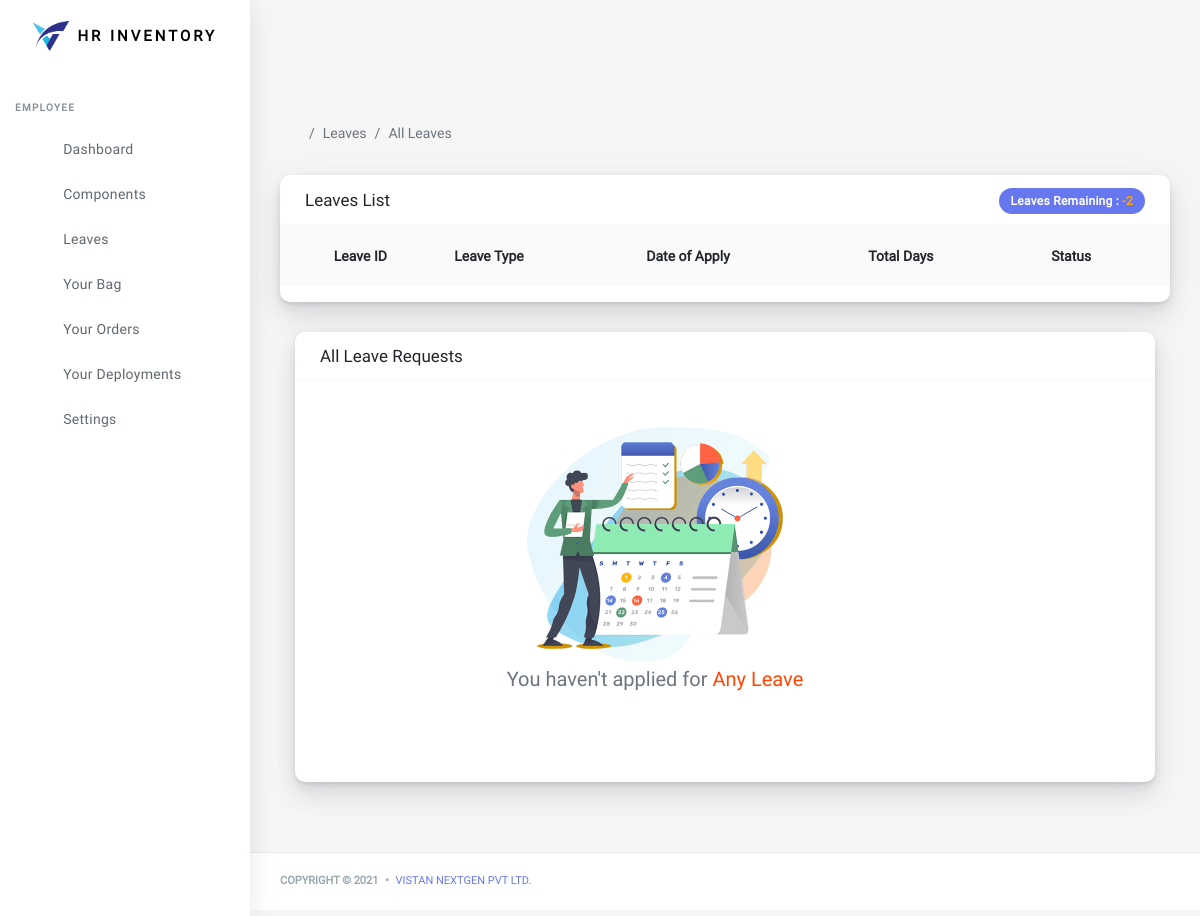
Page /leave/user-leaves-list/Sarah (signed in) on the earlier database version.
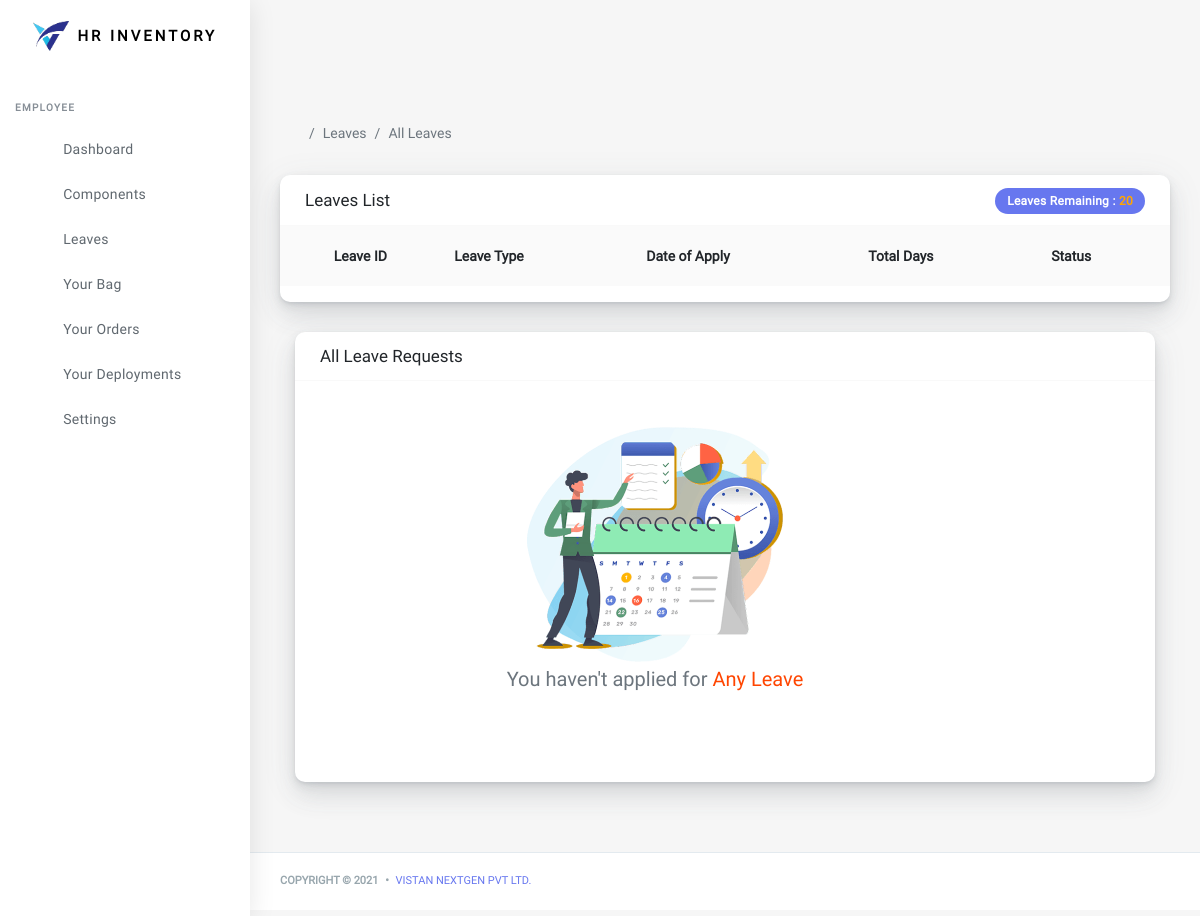
Same page on the later database version.
### accounts/models.py (models this page shows, shortened)
class CustomUser(AbstractUser):
    employee_id = models.CharField(max_length = 10, null=True, blank=True)
    department = models.ForeignKey(Department, on_delete = models.CASCADE, null=True)
    mobile = models.CharField(max_length = 10, null=True, blank=True)
    gender = models.CharField(choices=gender_choices, max_length=10, default = 'male', null=True, blank=True)
    profile_pic = models.ImageField(upload_to = 'profil_images', null = True, blank = True, )
    date_of_joining = models.DateField(auto_now = True, null=True, blank=True)
    designation = models.CharField(max_length=25, null=True, blank=True)
    status = models.BooleanField(default = True)
    employee_leaves = models.IntegerField(blank=True, null=True, default = 20)
    class Meta:
        verbose_name = 'User'
        verbose_name = 'User'
        ordering = ('-id', )

### leave/views.py (the view)
# urls.py: path('user-leaves-list/<str:username>', views.leaves_list_user, name = 'user-leaves'),
@user_passes_test(is_employee)
def leaves_list_user(request, username):
    all_leaves = Leave.objects.filter(user = username)
    return render(request, 'leave/user_leaves_list.html', {'all_leaves': all_leaves})

### leave/views.py (called while the page is built)
def is_employee(user):
    return user.groups.filter(name='employee').exists()

### leave/templates/leave/user_leaves_list.html (shortened to what this page needs)
{% extends 'base.html' %}
{% load static %}
{% block content %}
      <div class="main-content">
        <section class="section">
          <ul class="breadcrumb breadcrumb-style ">
            <li class="breadcrumb-item">
              <a href="index-2.html">
                </a>
            </li>
            <li class="breadcrumb-item active">Leaves</li>
            <li class="breadcrumb-item active">All Leaves</li>
          </ul>
            {% include 'leave/user_leaves_table.html' %}
          {% if all_leaves %}
          {% else %}
          <div class="col-md-12 col-sm-12 col-12">
            <div class="card">
              <div class="card-header">
                <h4>All Leave Requests</h4>
              </div>
              <div class="card-body"><br>
                  <div class="row">
                  <div class="col-2"></div>
                    <div class="col-8 col-sm-12 col-md-6 text-center">
                        <img src="{% static "assets/img/leave1.png" %}"
                        ><br>
                        <h5 class="text-center">You haven't applied for<span style="color: orangered;"> Any Leave</span></h5>
                    </div>
                <div class="col-2"></div>
                  </div>
               <br><br><br>
              </div>
            </div>
          </div>
        </div>
          {% endif %}
    </div>
{% endblock %}

### leave/templates/leave/user_leaves_table.html (shortened to what this page needs)
<div class="card">
<div class="row">
              <div class="col-12">
                  <div class="card-header">
                    <h4>Leaves List</h4>
                    <div class="card-header-form">
                      <form>
                        <div class="input-group">
                          <div class="input-group-btn">
                            <div class="badge badge-primary">Leaves Remaining : <span style="color: orange;">{{request.user.employee_leaves}}</span></div>
                          </div>
                        </div>
                      </form>
                    </div>
                  </div>
                  <div class="table-responsive">
                  <div class="card-body p-0">
                      <table class="table table-striped" id = "myTable">
                        <tr>
                          <th class="text-center">Leave ID&nbsp;</th>
                          <th>Leave Type</th>
                          <th>Date of Apply</th>
                          <th>Total Days</th>
                          <th>Status</th>
                        </tr>
                      </table>
                    </div>
                  </div>
                </div>
              </div>
</div>

Differences in the rows shown:
changed CustomUser: user.employee_leaves "-2" → "20"
